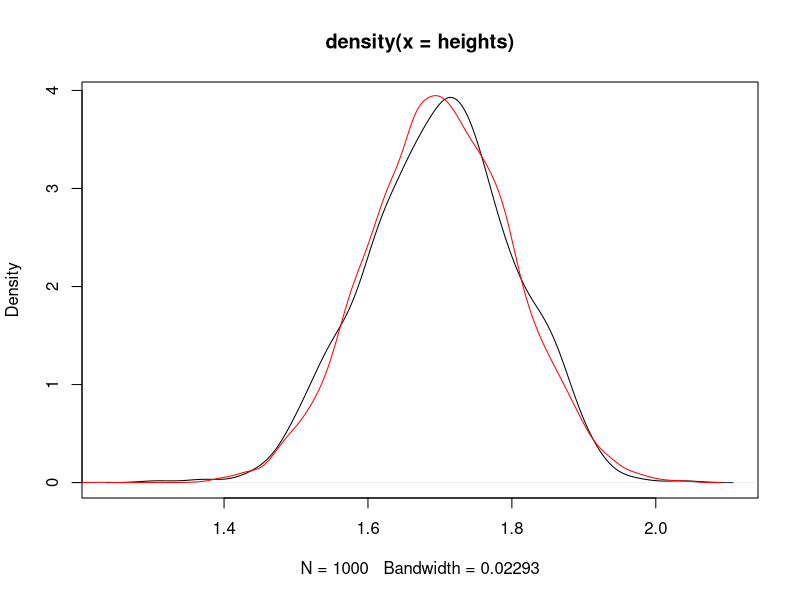

R code for this plot:
heights <- rnorm(1000, 1.70, 0.1)

plot(density(heights), type='l')

lines(density(rnorm(10000, 1.70, 0.1)), type='l', col='red')

print(qnorm(c(0.05, 0.90), 1.70, 0.1))

percentiles <- seq(0, 1.0, 0.01)
print(qnorm(percentiles))

z_seq <- seq(0, 1, 0.05)
print(pnorm(z_seq))
